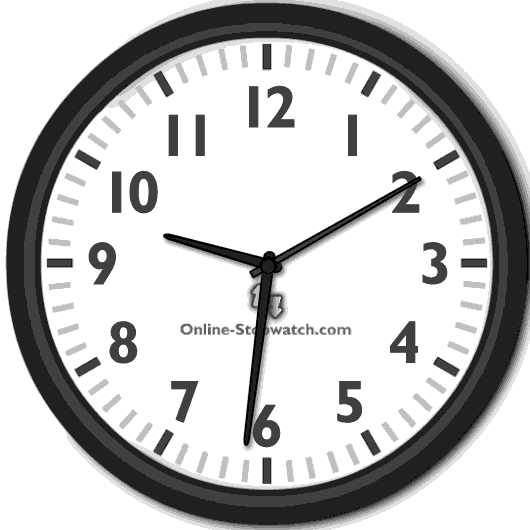
#> input picture clock1.png, 530 x 530 px
$ jupyter execute --allow-errors P3700_WS9_Badhesa.ipynb   (older library calls are emulated)
#> lines starting #> are read from the running program, lines starting #| are printed output that depends on the picture
# 1 a)

[cell 1]
import numpy as np
import scipy.misc
import matplotlib.pyplot as plt

import time
time_start = time.process_time()
#run your code

#> (the rest of this cell did not finish here and is left out)

# 1 b)

[cell 2]
# b) increased brightness

wa,ha=512,512 #w for width and h for height
b=[[0 for x in range(wa)] for y in range(ha)]

# The brightness is increased by increasing the pixel values while ensuring that the pixel values don't exceed 255 and the
# ones increasing are made equal to 255
#> (the rest of this cell did not finish here and is left out)

[cell 3]
# c) decreased brightness

c=[[0 for x in range(wa)] for y in range(ha)]


# Brightness decreased by decreasing pixel values but ensuring that pixel values are not negative and negative ones are
# made 0
#> (the rest of this cell did not finish here and is left out)

[cell 4]
# d) slightly increased contrast at DN75

d=[[0 for x in range(wa)] for y in range(ha)]


# slope depends on start and stop, so can adjust to change slope
start=40
stop=110
slope = int(255/(stop-start))
intercept=(255-slope*stop)

# Using the equation of the slope of the line, the slope is increased around pixel value 75, and still ensured that pixel
# values are between 0 and 255
#> (the rest of this cell did not finish here and is left out)

[cell 5]
# e) Greatly increased Contrast at DN 150

e=[[0 for x in range(wa)] for y in range(ha)]

# slope depends on start and stop, so can adjust to change slope
start=140
stop=160
slope = int(255/(stop-start))
intercept=(255-slope*stop)

# Using the equation of the slope of the line, the slope is increased  signficantly around pixel value 150, and still
# ensured that pixel values are between 0 and 255
#> (the rest of this cell did not finish here and is left out)

[cell 6]
# f) Contrast change at DN 75 and 150

f=[[0 for x in range(wa)] for y in range(ha)]

# same as d and e except changing slope at two pixel values of 75 and 150
start=70
stop=90
start2=220
stop2=240
slope = int(255/(stop-start))
intercept=int((125)-slope*stop)
intercept2=int((255)-slope*stop2)
#print(intercept,intercept2,slope)

#> (the rest of this cell did not finish here and is left out)

# 2 a)

total area= 600
total pixels= 4437
pixels in object= 196+123 = 319 because light coloured ball on green grass

area of ball= 319*600/4437 =43 cm^2

radius of ball = sqrt(43/pi)= 3.70 cm

Bigger than a golf ball and smaller than a volleyball, which makes it a softball most likely

# 2 b)

a)
Total pixels=15000
total marble pixels = 1048
total image area= 150 cm^2
one marble area= pi* 0.65 ^2 = 1.327 cm^2
area of all marbles = 1048* 150 / 15000 = 10.48
number marbles = 10.48 / 1.327 = 7.89 marbles , I think it is 8 marbles because the marble must have contained a colour in other range

b)
4 distinguished colours
Number of marbles colour1 = (541* 150 /15000)/ 1.327 = 4.07 roughly 4 marbles
"       "   "     colour2=  (136* 150 /15000)/ 1.327 =1.02 roughly 1 marble
"       "   "     colour3 = (119* 150 /15000)/ 1.37 = 0.89 roughly 1 marble
"       "   "     colour4 = (252* 150 /15000)/ 1.327 = 1.89 roughly 2 marbles

# 3)

[cell 7]
import matplotlib.image as mpimg
img1=mpimg.imread("clock1.png")
#> img1 is the input picture: shape (530, 530, 4) float32; mean R, G, B, A 0.769, 0.769, 0.769, 1
img2=mpimg.imread("clock2.png")
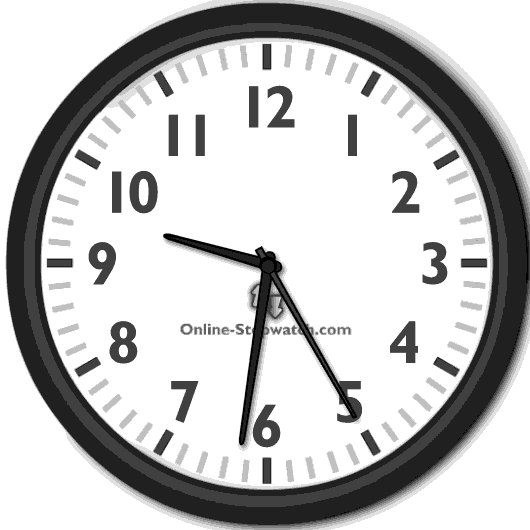
#> input picture clock2.png, 530 x 530 px
#> img2 is the input picture: shape (530, 530, 4) float32; mean R, G, B, A 0.77, 0.77, 0.77, 1

# converting the rgb to gray scale
def rgb2gray(rgb):
    return np.dot(rgb[...,:3], [0.299,0.587,0.114])

gray1=np.floor(rgb2gray(img1)*8+0.5)
plt.imshow(gray1,cmap=plt.get_cmap('gray'))
plt.show()
gray2=np.floor(rgb2gray(img2)*8+0.5)
plt.imshow(gray2,cmap=plt.get_cmap('gray'))
plt.show()

# subtracting the two clock images
clocksub=gray1-gray2
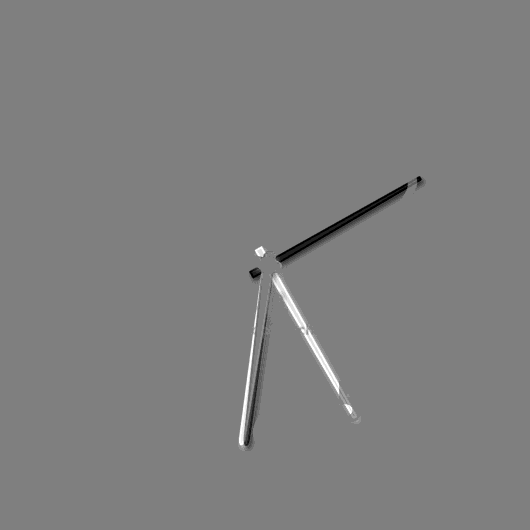
#> clocksub: shape (530, 530) float64; min -8, max 8, mean -0.00773; drawn with min black and max white

plt.imshow(clocksub)
plt.show()

# this writes out the 2D list imgsub into a png file
mpimg.imsave("clocksub.png",clocksub)
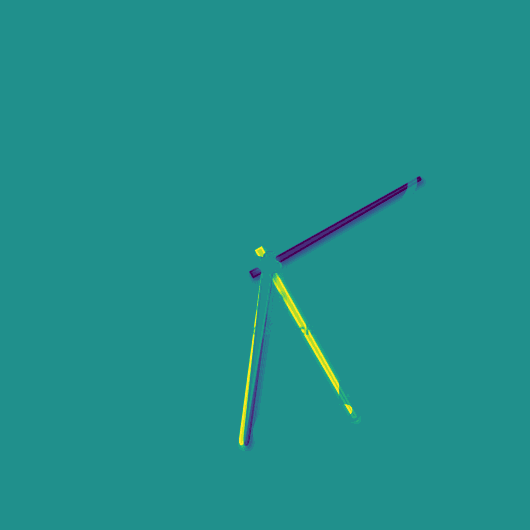
#> saved as clocksub.png: shape (530, 530, 3); mean R, G, B 33.1, 143.7, 139.3
